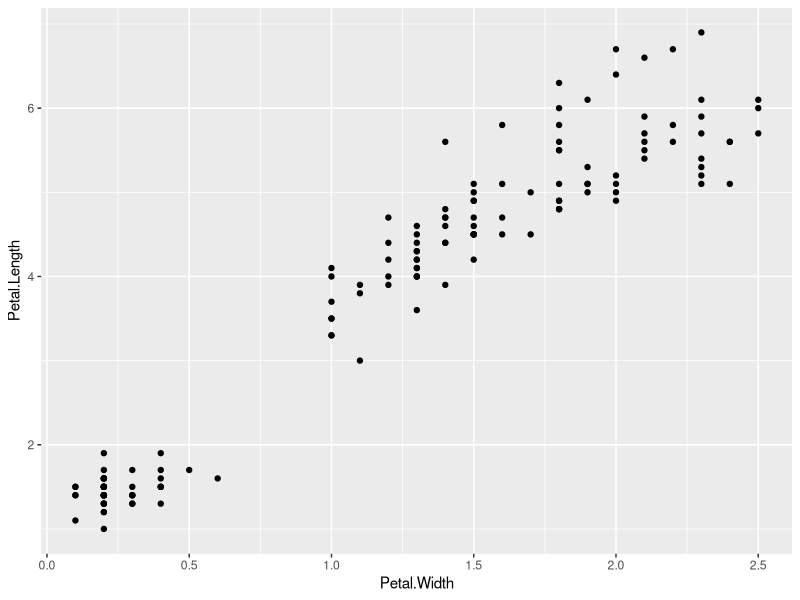
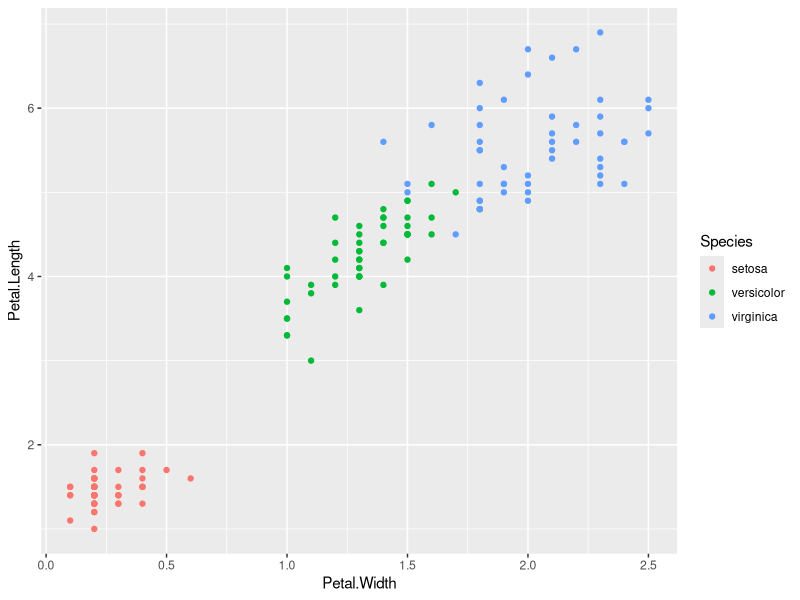
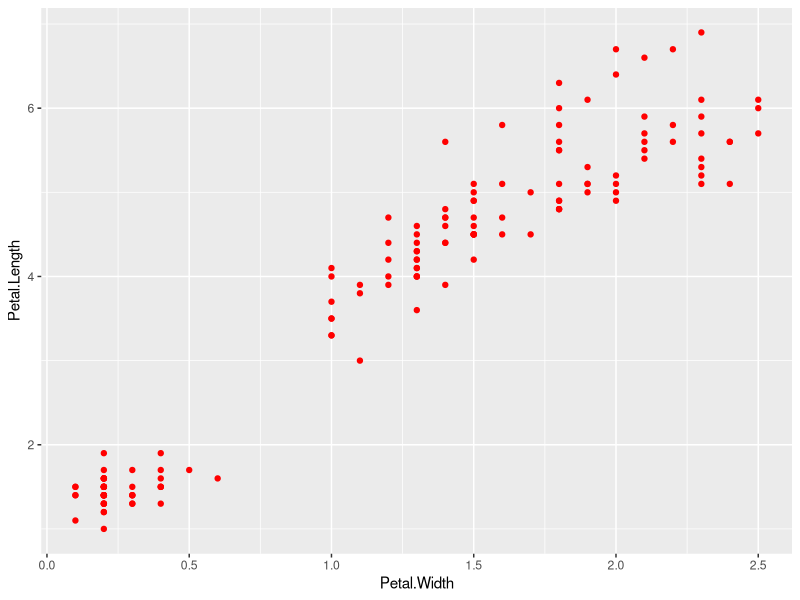
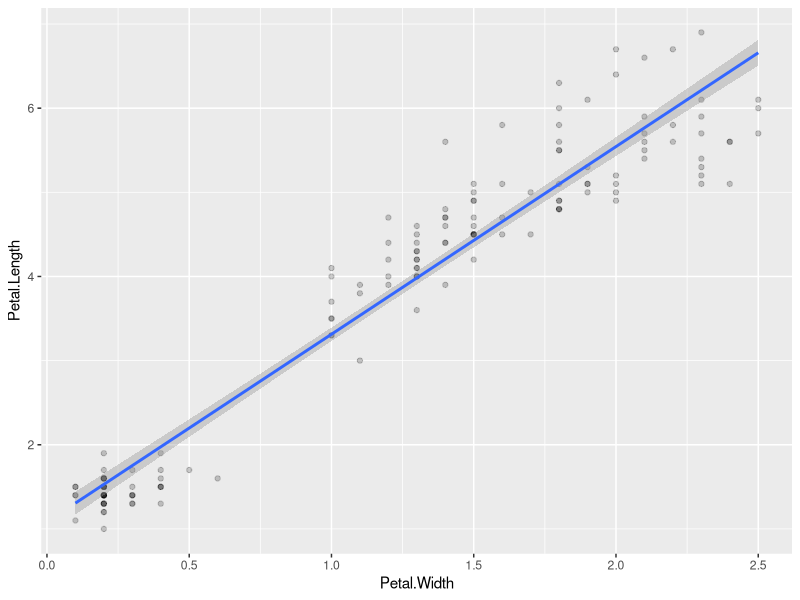
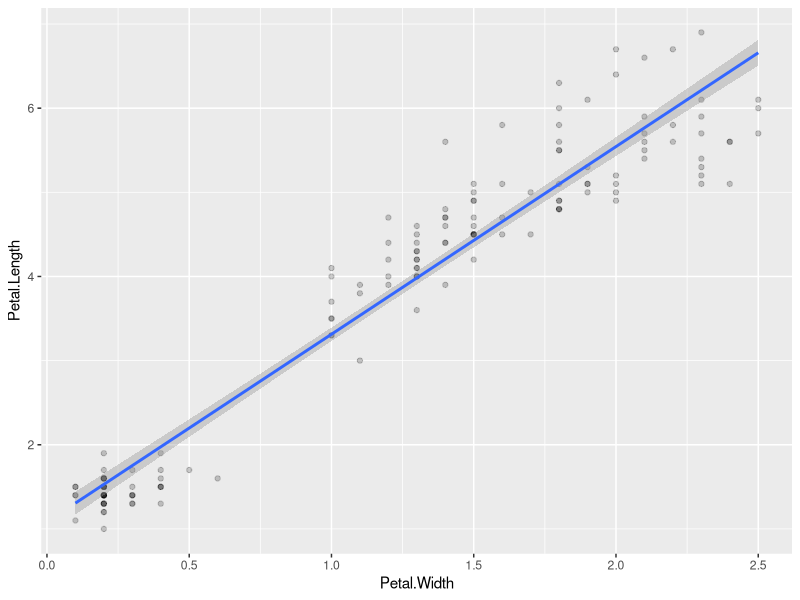
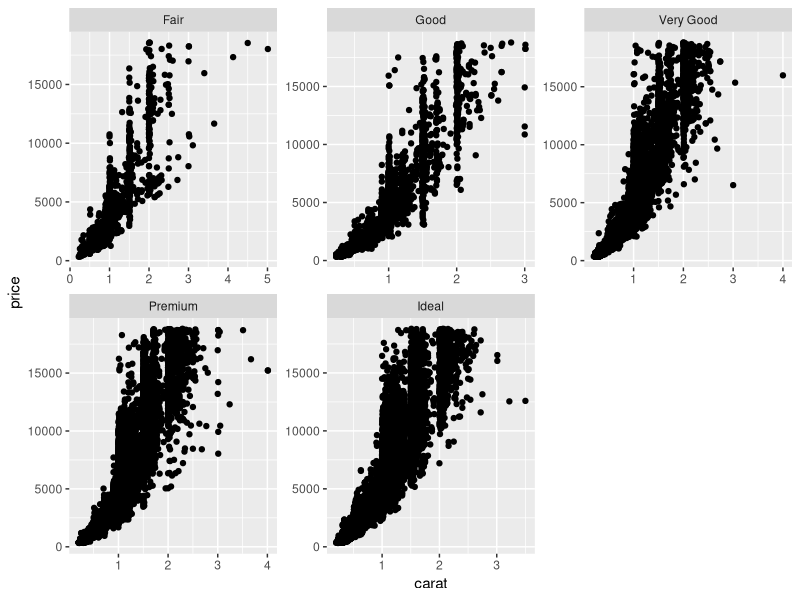
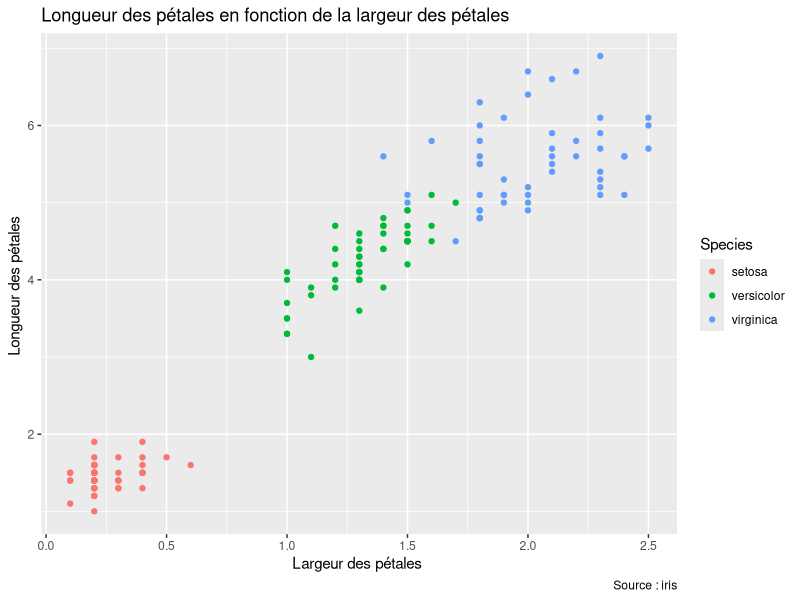
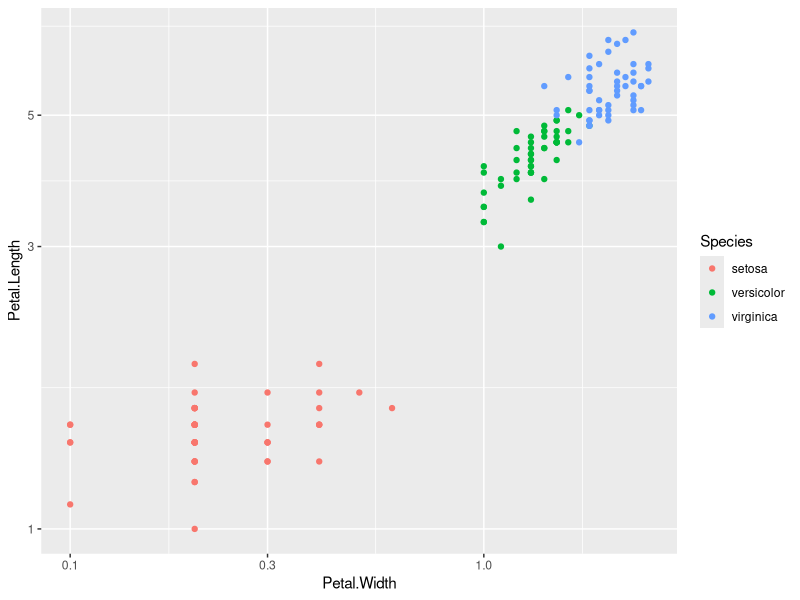

These charts were generated, in order, by the following R code:
## ---- chunk 1
library(ggplot2)
## ---- chunk 2
iris <- iris
ggplot(iris) + 
  geom_point(aes(x = Petal.Width, y = Petal.Length))
## ---- chunk 3
ggplot(iris) + 
  geom_point(aes(x = Petal.Width, y = Petal.Length, color = Species))
## ---- chunk 4
ggplot(iris) + 
  geom_point(aes(x = Petal.Width, y = Petal.Length), color = "red")
## ---- chunk 5
ggplot(iris) + 
  geom_point(aes(x = Petal.Width, y = Petal.Length), alpha = 0.2) + 
  geom_smooth(aes(x = Petal.Width, y = Petal.Length), method = "lm")
## ---- chunk 6
ggplot(iris, aes(x = Petal.Width, y = Petal.Length)) + 
  geom_point(alpha = 0.2) + 
  geom_smooth(method = "lm")
## ---- chunk 7
ggplot(diamonds) +
	geom_point(mapping = aes(x = carat, y = price)) +
	facet_wrap(~cut, scales = 'free')
## ---- chunk 8
ggplot(iris) +
  geom_point(aes(x = Petal.Width, y = Petal.Length, color = Species)) +
  labs(title="Longueur des pétales en fonction de la largeur des pétales",
       x="Largeur des pétales ",
       y="Longueur des pétales ",
       caption="Source : iris")
## ---- chunk 9
ggplot(iris) + 
  geom_point(aes(x = Petal.Width, y = Petal.Length, color = Species)) +
  scale_x_log10() +
  scale_y_log10()
## ---- chunk 10
ggplot(iris) + 
  geom_point(aes(x = Petal.Width, y = Petal.Length, color = Species)) +
  guides(color=guide_legend(direction="horizontal",
                           order=1,
                           title.position="top",
                           title.hjust=0.5,
                           nrow=1,
                           label.position="bottom"))+
  theme(legend.position = "bottom")
